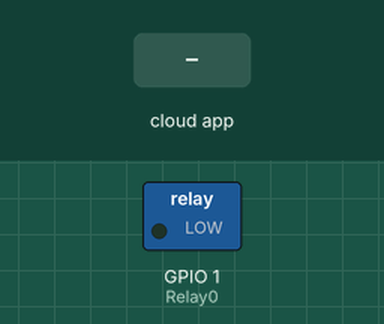
Bench run of a sketch on a simulated ESP8266 (NodeMCU). Shown: switched loads named in the sketch (green lamp = pin HIGH). The inputs (shaded band) are chosen by the test bench. WiFi joins after 1.5 s; servers stay silent unless stated; no MQTT or app messages arrive unless stated; what the sketch prints to the serial monitor is not drawn.

Above: at 2.7 s.
2.8 s: the phone or cloud app sets Relay0 to 1
At 3.7 s:
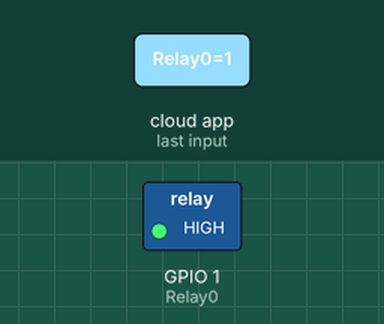
4.3 s: the phone or cloud app sets Relay0 to 0
At 5.6 s:
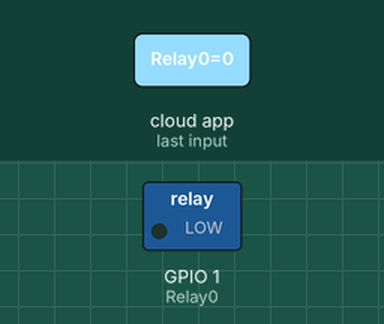
Timing chart, 0 to 7.3 s (numbered marks = the images above; inputs shaded):
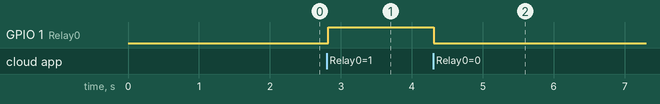

Measured:
- after the input at 2.8 s, GPIO 1 (Relay0): LOW → HIGH at once
- after the input at 4.3 s, GPIO 1 (Relay0): HIGH → LOW at once

The sketch:

aioESP8266.ino
```cpp
#include <ESP8266WiFi.h>
#include <Adafruit_MQTT.h>
#include <Adafruit_MQTT_Client.h>

#define Relay0 1

#define WLAN_SSID "AndroidAP"
#define WLAN_PASS "password"

#define AIO_SERVER "io.adafruit.com"
#define AIO_SERVERPORT 1883
#define AIO_USERNAME "ankurm97"
#define AIO_key "f3860dd90837416ca7a41eaba888c691"

WiFiClient client;
Adafruit_MQTT_Client mqtt(&client, AIO_SERVER, AIO_SERVERPORT, AIO_USERNAME, AIO_key);
Adafruit_MQTT_Subscribe Light0 = Adafruit_MQTT_Subscribe(&mqtt,AIO_USERNAME"/feeds/Relay0");
void MQTT_Connect();
void setup() {
  Serial.begin(115200);
  pinMode(Relay0, OUTPUT);
  Serial.println();
  Serial.print("Connecting to ");
  Serial.println(WLAN_SSID);
  WiFi.begin(WLAN_SSID, WLAN_PASS);
  while (WiFi.status() != WL_CONNECTED) {
    delay(500);
    Serial.print(".");
  }
  Serial.println();
  Serial.println("WiFi connected");
  Serial.println("IP address: ");
  Serial.println(WiFi.localIP());
  mqtt.subscribe(&Light0);
}
void loop() {
  MQTT_Connect();
  Adafruit_MQTT_Subscribe *subscription;
  while ((subscription = mqtt.readSubscription(20000))) {
     if (subscription == &Light0) {
      Serial.print(F("Got: "));
      Serial.println((char *)Light0.lastread);
      int Light0_State = atoi((char *)Light0.lastread);
      digitalWrite(Relay0, Light0_State);
    }
  }
}
void MQTT_Connect() {
  int8_t ret;
  if (mqtt.connected()) {
    return;
  }
  Serial.print("Connecting to MQTT... ");
  uint8_t retries = 3;
  while ((ret = mqtt.connect()) != 0) {
    Serial.println(mqtt.connectErrorString(ret));
    Serial.println("Retrying MQTT connection in 5 seconds...");
    mqtt.disconnect();
    delay(5000);
    retries--;
    if (retries == 0) {
      while (1);
    }
  }
  Serial.println("MQTT Connected!");
}
```
